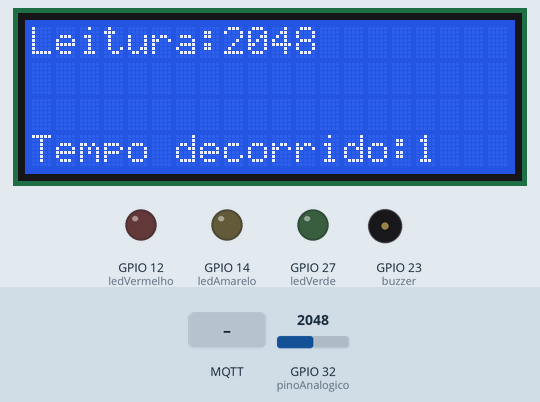
The sketch below on a simulated ESP32. Parts: 20×4 character LCD, output pins drawn as LEDs (lit = HIGH), buzzer (waves = sounding, pin HIGH). The test bench sets the inputs (shaded band); at power-on: GPIO 32 (pinoAnalogico) = 2048. WiFi joins after 1.5 s; servers stay silent unless stated; random numbers use the default seed unless the sketch sets one; no MQTT or app messages arrive unless stated; what the sketch prints to the serial monitor is not drawn.

Above: at 2.9 s.
3.0 s: MQTT message "1yG4Lcv0/led" arrives on the first subscribed topic
At 3.7 s:
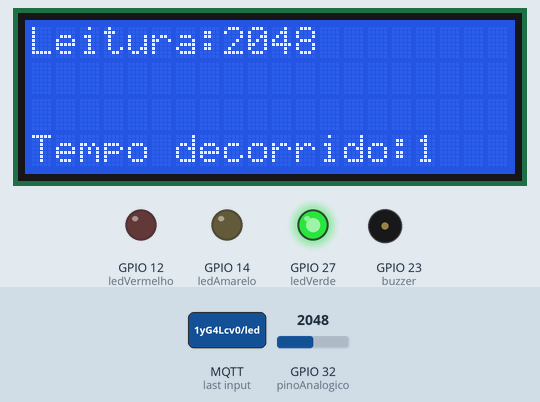
6.0 s: MQTT message "1" arrives on the first subscribed topic
At 8.5 s:
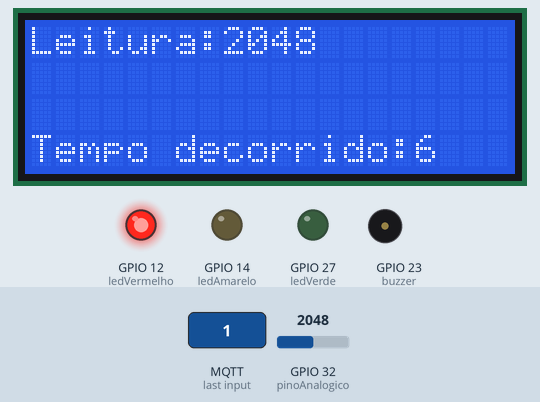
9.0 s: MQTT message "0" arrives on the first subscribed topic
At 9.5 s:
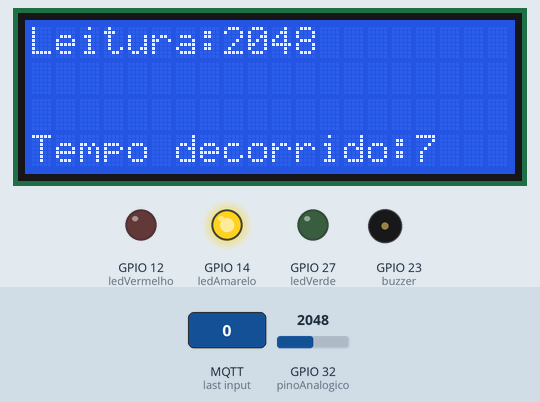
12.0 s: GPIO 32 (pinoAnalogico) set to 2866
At 13.0 s:
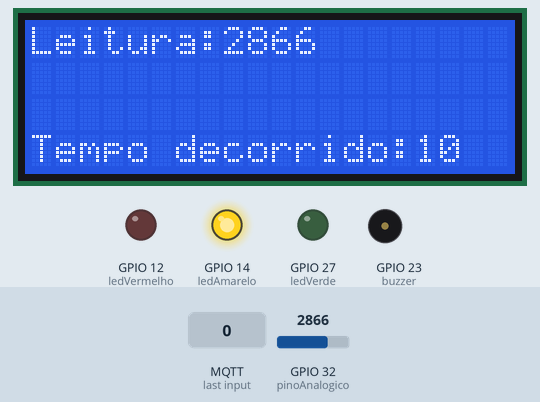
14.7 s: GPIO 32 (pinoAnalogico) set to 3603
At 15.7 s:
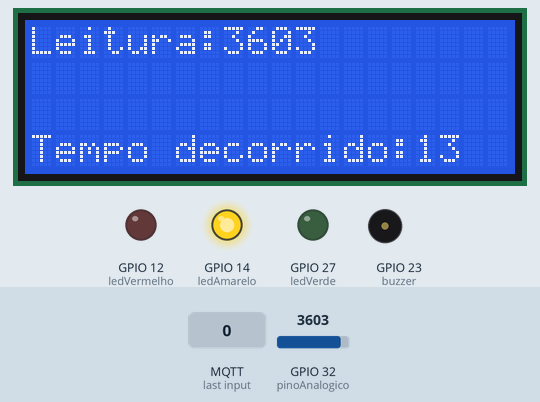
17.7 s: GPIO 32 (pinoAnalogico) set to 4095
At 19.2 s:
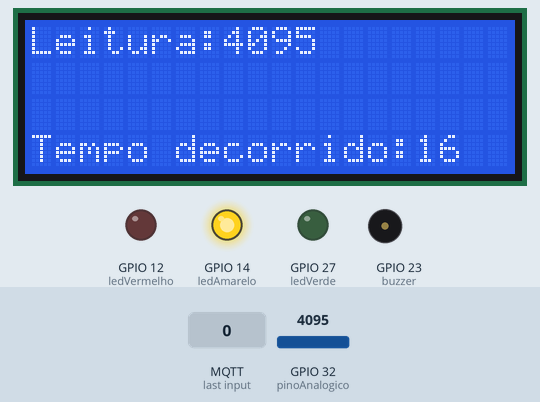
Timing chart, 0 to 20.7 s (numbered marks = the images above; inputs shaded):
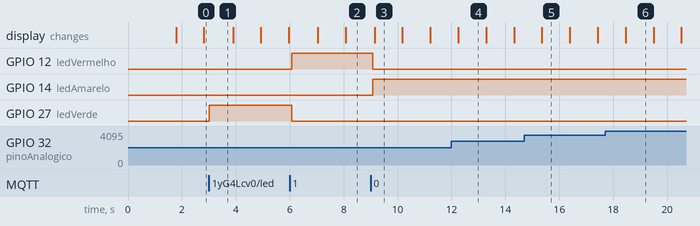

Measured:
- after the input at 3.0 s, GPIO 27 (ledVerde): LOW → HIGH at once
- after the input at 6.0 s, GPIO 12 (ledVermelho): LOW → HIGH after 0.07 s; GPIO 27 (ledVerde): HIGH → LOW after 0.07 s
- after the input at 9.0 s, GPIO 12 (ledVermelho): HIGH → LOW after 0.08 s; GPIO 14 (ledAmarelo): LOW → HIGH after 0.08 s
- what the display in image 4 shows lasts 1.0 s, from 12.3 s to 13.3 s

The sketch:

Monitorador_de_gas_CPS.ino
```cpp
#include <LiquidCrystal_I2C.h>
#include <WiFi.h>
#include <PubSubClient.h>

const char* ssid = "Iuri Galaxy S20 FE"; // Nome da rede WiFi
const char* password = "eszk3793"; // Senha da rede WiFi

/* CONFIGURAÇÕES DO MQTT*/
const char* mqttServer = "broker.hivemq.com"; // Endereço do Broker MQTT
const int mqttPort = 1883; // Porta TCP do Broker MQTT
const char* mqttUser = "iurinott"; // Usuário MQTT
const char* mqttPassword = "TicoTeco#"; // Senha MQTT

int tempo = 0;
int soma = 0, qtde = 0;

LiquidCrystal_I2C lcd(0x27, 20, 4);

#define pinoAnalogico 32
#define ledVermelho 12
#define ledAmarelo 14
#define ledVerde 27
#define buzzer 23

int segundos = 0;

WiFiClient espClient; // Cliente de Rede WiFi
PubSubClient clientMqtt(espClient); // Cria uma instancia de um cliente MQTT

void callback(char* topic, byte* payload, unsigned int length) {
    String strTopic = String(topic);
    String strPayload = "";

    for (int i = 0; i < length; i++) {
        strPayload += (char)payload[i];
    }

    Serial.println("payload:"+strPayload);

    Serial.print("Uma mensagem chegou no tópico: ");
    Serial.println(topic);

//    if (payload[0] == '0'){
//        Serial.println("\nDesligando luz");
//        digitalWrite(led, LOW);
//    }
//
//    if (payload[0] == '1'){
//        Serial.println("\nLigando luz");
//        digitalWrite(led, HIGH);
//    }
    if( strTopic == "1yG4Lcv0/led") {
          if(strPayload == "1") {
              digitalWrite(ledVerde,LOW);
              digitalWrite(ledAmarelo,LOW);
              digitalWrite(ledVermelho,HIGH);
              Serial.println("Luz Vermelha!");
          } else if (strPayload == "0") {
              digitalWrite(ledVerde,LOW);
              digitalWrite(ledAmarelo,HIGH);
              digitalWrite(ledVermelho,LOW);
              Serial.println("Luz Amarela!");
          }else {
            digitalWrite(ledVerde,HIGH);
              digitalWrite(ledAmarelo,LOW);
              digitalWrite(ledVermelho,LOW);
              Serial.println("Luz Verde!");
          }
    }
    Serial.println();
    Serial.println(" -----------------------");

}

void setup() {
  Serial.begin(9600);
  WiFi.begin(ssid, password); // Configura o WiFi

  while (WiFi.status() != WL_CONNECTED) {
        delay(500);
        Serial.print("Tentando se conectar na rede: ");
        Serial.println(ssid);
  }

  Serial.println("Conectado na Rede WiFi.");
  Serial.print("IP address: ");
  Serial.println(WiFi.localIP());

  clientMqtt.setServer(mqttServer, mqttPort);
  clientMqtt.setCallback(callback);

  /* Verifica se o cliente está conectado ao Broker */
  while (!clientMqtt.connected()) {
      Serial.println("Conectando ao Broker MQTT...");

      String clientId = "ESP32Client_" + String(random(0xffff), HEX);
      Serial.println("clientId = " + clientId);

      /* Conecta o cliente ao Broker MQTT.
         Configurações de credenciais e Last Will podem ser configuradas aqui*/
      if (clientMqtt.connect(clientId.c_str(), mqttUser, mqttPassword )) {
        Serial.println("O cliente " + clientId + " foi conectado com sucesso");
      } else {
        // Estado do cliente MQTT. Quando a conexão falhar pode ser usado para obter informações sobre a falha
        int clientState = clientMqtt.state();

        Serial.print("Falha ao se conectar. ");
        Serial.println("Estado do cliente: " + (String) clientState);

        delay(2000);
      }
  }

  Serial.print("Tentando enviar a mensagem");

  clientMqtt.publish("1yG4Lcv0/esp32", "Hello from ESP32");
  clientMqtt.subscribe("1yG4Lcv0/led");

  // Define os pinos do sensor como entrada
  pinMode(pinoAnalogico, INPUT);
  pinMode(ledVermelho,OUTPUT);
  pinMode(ledAmarelo,OUTPUT);
  pinMode(ledVerde,OUTPUT);
  pinMode(buzzer,OUTPUT);

  lcd.init();
  lcd.backlight();
}


void loop() {

  /* loop: função que deve ser chamada regularmente para permitir que o cliente
  processe as mensagens recebidas e mantenha sua conexão com o Broker.*/
  clientMqtt.loop();

  // Lê o pino analógico do sensor
  int leitura = analogRead(pinoAnalogico);
  int res = map(leitura, 0, 4095, 0, 100);
  int flag = true;


  // Apresenta a leitura analógica no monitor serial
  // Serial.print("leitura do sensor: ");
  // Serial.println(leitura);


  // Repete a leitura do sensor a cada 1 segundo

  // lcd.clear();
  // lcd.setCursor(0,0); // Coluna, Linha
  // lcd.print("Leitura:");
  // lcd.print(leitura);

  // lcd.setCursor(0,3);
  // lcd.print("Tempo decorrido:");
  // lcd.print(segundos++);
  // delay(100);

  // String payload = (String) leitura;

  soma = soma + leitura;
  qtde++;

  int tempoAtual = millis();
  if(tempoAtual - tempo > 1000) {
    int media = soma / qtde;
    String payload = (String) media;
    clientMqtt.publish("1yG4Lcv0/sensor", payload.c_str());
    tempo = tempoAtual;
    soma = 0;
    qtde = 0;

    lcd.clear();
    lcd.setCursor(0,0); // Coluna, Linha
    lcd.print("Leitura:");
    lcd.print(leitura);

    lcd.setCursor(0,3);
    lcd.print("Tempo decorrido:");
    lcd.print(segundos++);

    Serial.print("leitura do sensor: ");
    Serial.println(leitura);

  }

  // clientMqtt.publish("1yG4Lcv0/sensor", payload.c_str());

  delay(100);
}
```
